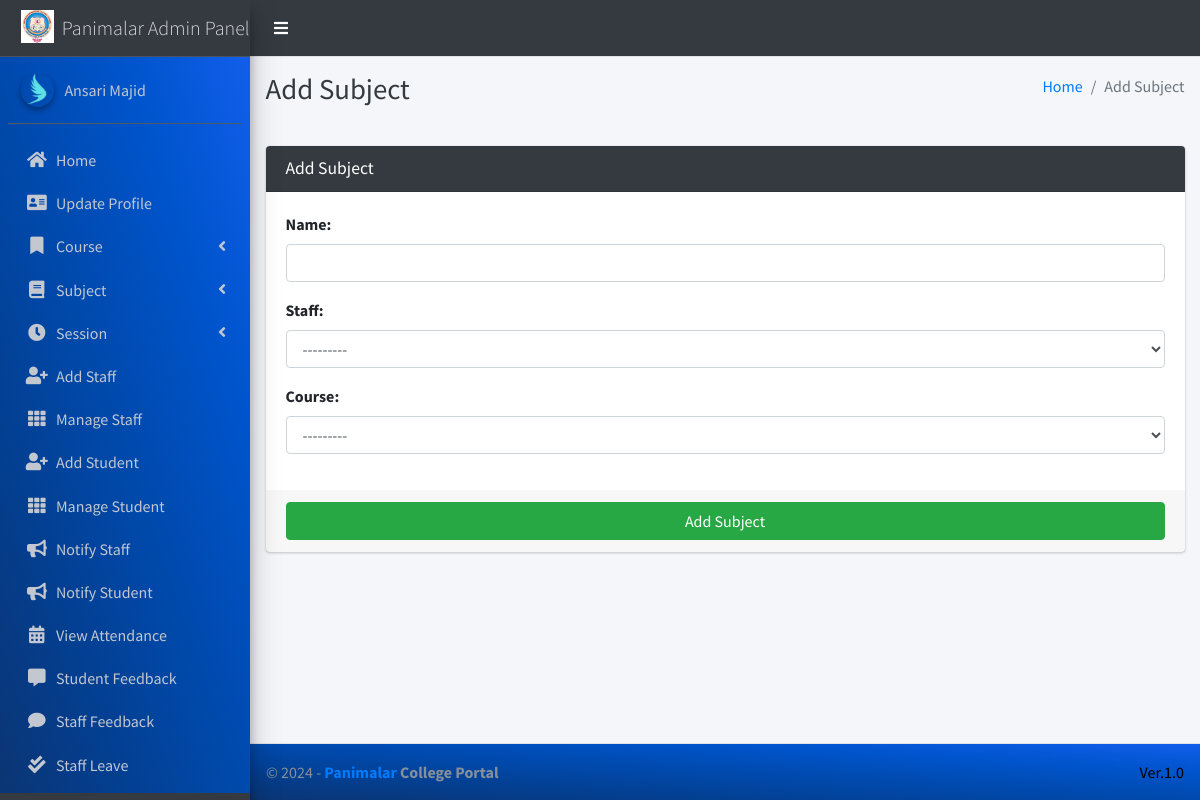
The page /subject/add/ (signed in) on the database its author committed.
### main_app/models.py (models this page shows)
class CustomUser(AbstractUser):
    USER_TYPE = ((1, "HOD"), (2, "Staff"), (3, "Student"))
    GENDER = [("M", "Male"), ("F", "Female")]
    username = None  # Removed username, using email instead
    email = models.EmailField(unique=True)
    user_type = models.CharField(default=1, choices=USER_TYPE, max_length=1)
    gender = models.CharField(max_length=1, choices=GENDER)
    profile_pic = models.ImageField()
    address = models.TextField()
    fcm_token = models.TextField(default="")  # For firebase notifications
    created_at = models.DateTimeField(auto_now_add=True)
    updated_at = models.DateTimeField(auto_now=True)
    USERNAME_FIELD = "email"
    REQUIRED_FIELDS = []
    objects = CustomUserManager()
    def __str__(self):
        return  self.first_name + " " + self.last_name

### main_app/hod_views.py (the view, shortened to what this page needs)
# urls.py: path("subject/add/", hod_views.add_subject, name='add_subject'),
def add_subject(request):
    form = SubjectForm(request.POST or None)
    context = {
        'form': form,
        'page_title': 'Add Subject'
    }
    return render(request, 'hod_template/add_subject_template.html', context)

### main_app/forms.py
class SubjectForm(FormSettings):
    def __init__(self, *args, **kwargs):
        super(SubjectForm, self).__init__(*args, **kwargs)
    class Meta:
        model = Subject
        fields = ['name', 'staff', 'course']

### main_app/models.py (called while the page is built)
    def __str__(self):
        return self.name

    def __str__(self):
        return self.admin.first_name + " " +  self.admin.last_name

### main_app/templates/hod_template/add_subject_template.html
{% extends 'main_app/base.html' %}
{% load static %}
{% block page_title %}{{page_title}}{% endblock page_title %}
{% block content %}
<section class="content">
    <div class="container-fluid">
        <div class="row">
            <div class="col-md-12">
                <div class="card card-dark">
                    <div class="card-header">
                        <h3 class="card-title">{{page_title}}</h3>
                    </div>
                    {% include "main_app/form_template.html" with messages=messages  form=form button_text="Add Subject"%}
                </div>
            </div>
        </div>
    </div>
</section>
{% endblock content %}

### main_app/templates/main_app/sidebar_template.html (shortened to what this page needs)
{% load static %}
<aside class="main-sidebar sidebar-dark-info elevation-4">
    {% if request.user.user_type == '1' %}
    <a href="{% url 'admin_home' %}" class="brand-link">
        <img src="{% static 'dist/img/virusx.png' %} " alt="Panimalar LOGO"
            class="brand-image " >
        <span class="brand-text font-weight-light" >Panimalar Admin Panel</span>
    </a>
    <div class="sidebar" style="background-image: linear-gradient(to right top, #0b3574, #033f91, #004aae, #0054cc, #125eeb);">
        <div class="user-panel mt-3 pb-3 mb-3 d-flex">
            <div class="image">
                <img src="{{ request.user.profile_pic}}" class="img-circle elevation-2" alt="User Image">
            </div>
            <div class="info">
                <a href="#" class="d-block">{{user}}</a>
            </div>
        </div>
        <nav class="mt-2">
            <ul class="nav nav-pills nav-sidebar flex-column" data-widget="treeview" role="menu" data-accordion="false">
                <li class="nav-item">
                    {% url 'admin_home' as admin_home %}
                    <a href="{{admin_home}}" class="nav-link {% if admin_home == request.path %} active {% endif %}">
                        <i class="nav-icon fas fa-home"></i>
                        <p>
                            Home
                        </p>
                    </a>
                </li>
                <li class="nav-item">
                    {% url 'admin_view_profile' as admin_view_profile %}
                    <a href="{{admin_view_profile}}"
                        class="nav-link {% if admin_view_profile == request.path %} active {% endif %}">
                        <i class="nav-icon fas fa-address-card"></i>
                        <p>
                            Update Profile
                        </p>
                    </a>
                </li>
                <li class="nav-item has-treeview">
                    <a href="#" class="nav-link" >
                        <i class="nav-icon fas fa-bookmark"></i>
                        <p>
                            Course
                            <i class="fas fa-angle-left right"></i>
                        </p>
                    </a>
                </li>
                <li class="nav-item has-treeview">
                    <a href="#" class="nav-link">
                        <i class="nav-icon fas fa-book"></i>
                        <p>
                            Subject
                            <i class="fas fa-angle-left right"></i>
                        </p>
                    </a>
                </li>
                <li class="nav-item has-treeview">
                    <a href="#" class="nav-link">
                        <i  class="nav-icon fas fa-clock"></i>
                        <p>
                            Session
                            <i class="fas fa-angle-left right"></i>
                        </p>
                    </a>
                </li>
                <li class="nav-item">
                    {% url 'add_staff' as add_staff %}
                    <a href="{{add_staff}}" class="nav-link {% if add_staff == request.path %} active {% endif %}">
                        <i class="nav-icon fas fa-user-plus"></i>
                        <p>
                            Add Staff
                        </p>
                    </a>
                </li>
                <li class="nav-item">
                    {% url 'manage_staff' as manage_staff %}
                    {% url 'edit_staff' staff_id as edit_staff %}
                    <a href="{{manage_staff}}"
                        class="nav-link {% if manage_staff == request.path or request.path == edit_staff %} active {% endif %}">
                        <i class="nav-icon fas fa-th"></i>
                        <p>
                            Manage Staff
                        </p>
                    </a>
                </li>
                <li class="nav-item">
                    {% url 'add_student' as add_student%}
                    <a href="{{add_student}}" class="nav-link  {% if add_student == request.path %} active {% endif %}">
                        <i class="nav-icon fas fa-user-plus"></i>
                        <p>
                            Add Student
                        </p>
                    </a>
                </li>
                <li class="nav-item">
                    {% url 'manage_student' as manage_student %}
                    {% url 'edit_student' student_id as edit_student %}
                    <a href="{{manage_student}}"
                        class="nav-link  {% if edit_student == request.path or manage_student == request.path %} active {% endif %}">
                        <i class="nav-icon fas fa-th"></i>
                        <p>
                            Manage Student
                        </p>
                    </a>
                </li>
                <li class="nav-item">
                    {% url 'admin_notify_staff' as admin_notify_staff %}
                    <a href="{{admin_notify_staff}}"
                        class="nav-link {% if admin_notify_staff == request.path %} active {% endif %}">
                        <i class="nav-icon fas fa-bullhorn"></i>
                        <p>
                            Notify Staff
                        </p>
                    </a>
                </li>
                <li class="nav-item">
                    {% url 'admin_notify_student' as admin_notify_student %}
                    <a href="{{admin_notify_student}}"
                        class="nav-link {% if admin_notify_student == request.path %} active {% endif %}">
                        <i class="nav-icon fas fa-bullhorn"></i>
                        <p>
                            Notify Student
                        </p>
                    </a>
                </li>
                <li class="nav-item">
                    {% url 'admin_view_attendance' as admin_view_attendance %}
                <li class="nav-item">
                    <a href="{{admin_view_attendance}}"
                        class="nav-link  {% if admin_view_attendance == request.path %} active {% endif %}">
                        <i class="nav-icon fas fa-calendar-alt"></i>
                        <p>
                            View Attendance
                        </p>
                    </a>
                </li>
                <li class="nav-item">
                    {% url 'student_feedback_message' as student_feedback_message %}
                    <a href="{{ student_feedback_message }}"
                        class="nav-link  {% if student_feedback_message == request.path %} active {% endif %}">
                        <i class="nav-icon fas fa-comment-alt"></i>
                        <p>
                            Student Feedback
                        </p>
                    </a>
                </li>
                <li class="nav-item">
                    {% url 'staff_feedback_message' as staff_feedback_message %}
                    <a href="{{staff_feedback_message}}"
                        class="nav-link   {% if staff_feedback_message == request.path %} active {% endif %}">
                        <i  class="nav-icon fas fa-comment"></i>
                        <p>
                            Staff Feedback
                        </p>
                    </a>
                </li>
                <li class="nav-item">
                    {% url 'view_staff_leave' as view_staff_leave %}
                    <a href="{{view_staff_leave}}"
                        class="nav-link  {% if view_staff_leave == request.path %} active {% endif %}">
                        <i  class="nav-icon fas fa-check-double"></i>
                        <p>
                            Staff Leave
                        </p>
                    </a>
                </li>
                <li class="nav-item">
                    {% url 'view_student_leave' as view_student_leave %}
                    <a href="{% url 'view_student_leave' %}"
                        class="nav-link  {% if view_student_leave == request.path %} active {% endif %}">
                    </a>
                </li>
                                        {% endif %}
                                    </ul>
                                </nav>
                            </div>
</aside>

### rows shown on the page
CustomUser: user.profile_pic (picture), first_name+last_name "Ansari Majid"

### other values the page prints
{{ page_title }} "Add Subject"
{{ field.label_tag }} "Name:" "Staff:" "Course:"
{{ button_text }} "Add Subject"
